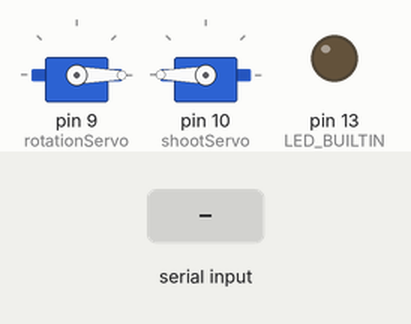
Simulated run of this sketch. Board: Arduino Uno, built with avr-gcc and run on an emulated ATmega328P. On the bench: 2 × servo, output pins drawn as LEDs (lit = HIGH). Inputs (shaded band) come from the test bench. What the sketch prints to the serial monitor is not drawn.

Above: at 1.2 s.
1.3 s: "90,45\n" received over Serial
At 2.3 s:
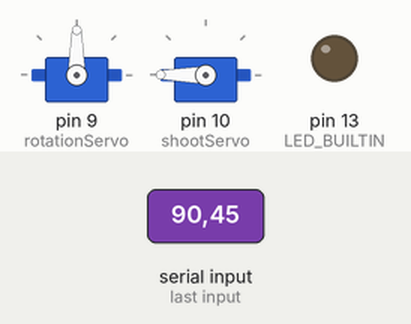
2.8 s: "30,150\n" received over Serial
At 3.4 s:
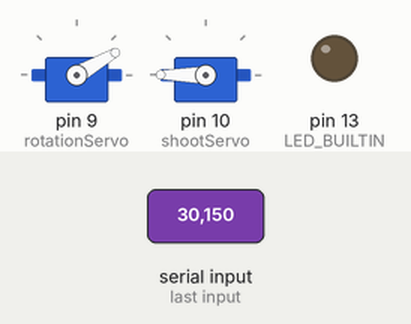
4.3 s: "200\n" received over Serial
At 5.5 s:
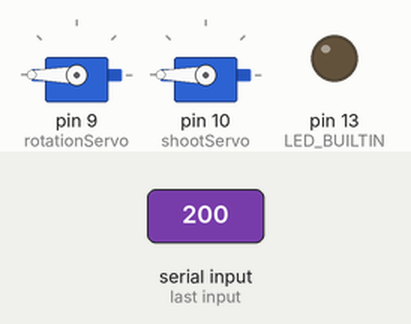
5.8 s: "242\n" received over Serial
At 6.9 s:
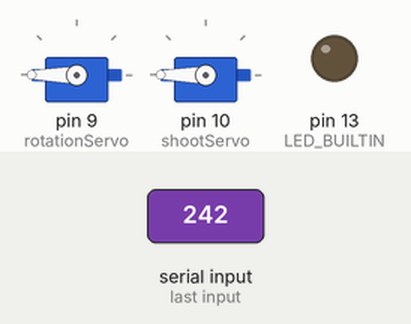
7.4 s: "90\n" received over Serial
At 8.0 s:
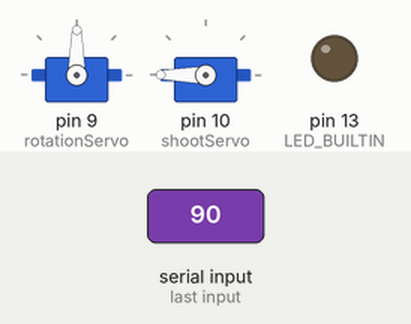
8.9 s: "242\n" received over Serial
At 10.5 s:
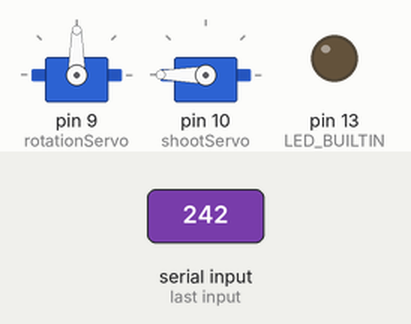
Timing chart, 0 to 11.5 s (numbered marks = the images above; inputs shaded):
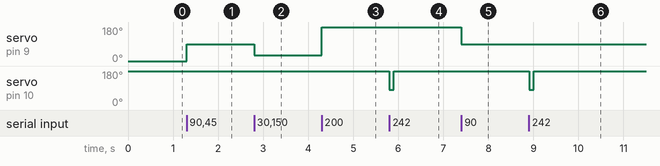

The sketch:

CandyCrusher.ino
```cpp
#include <Servo.h>
Servo rotationServo;
Servo shootServo;
String inByte;
int rotation;
int shoot;

void setup() {
  rotationServo.attach(9);
  shootServo.attach(10);
  Serial.begin(9600);
  rotationServo.write(0);
  shootServo.write(180);
  pinMode(LED_BUILTIN, OUTPUT);
}

void loop()
{
  if(Serial.available())
    {
    inByte = Serial.readStringUntil('\n');
    rotation = inByte.toInt();
    if (rotation == 242) {
      shootServo.write(80);
      delay(100);
      shootServo.write(180);
     } else {
      Serial.write(rotation);
      rotationServo.write(rotation);
    }
  }
}
```

Measured:
- after the input at 1.3 s, servo on pin 9 (rotationServo): 0° → 90° at once
- after the input at 2.8 s, servo on pin 9 (rotationServo): 90° → 30° at once
- after the input at 4.3 s, servo on pin 9 (rotationServo): 30° → 180° at once
- after the input at 5.8 s, servo on pin 10 (shootServo): 180° → 80° at once, → 180° 0.10 s later
- after the input at 7.4 s, servo on pin 9 (rotationServo): 180° → 90° at once
- after the input at 8.9 s, servo on pin 10 (shootServo): 180° → 80° at once, → 180° 0.10 s later
